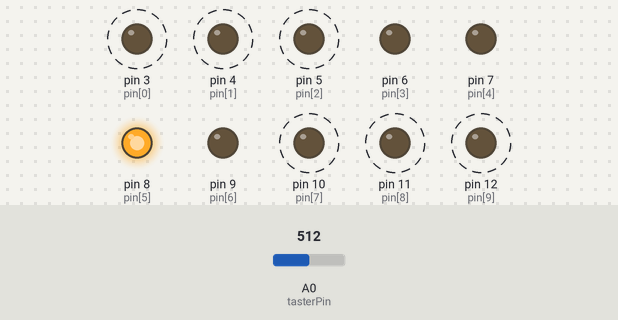
Bench run of a sketch on a simulated Arduino Uno, built with avr-gcc and run on an emulated ATmega328P. Parts: output pins drawn as LEDs (lit = HIGH). Dashed ring = blinking. The test bench sets the inputs (shaded band); at power-on: A0 (tasterPin) = 512. Random numbers use the default seed unless the sketch sets one.

Above: at 0.78 s.
1.3 s: A0 (tasterPin) set to 482
At 4.0 s:
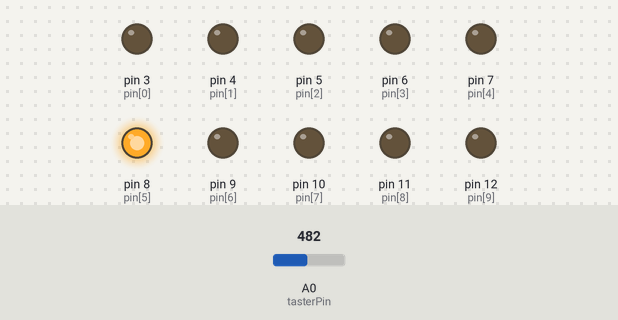
4.8 s: A0 (tasterPin) set to 511
At 4.95 s:
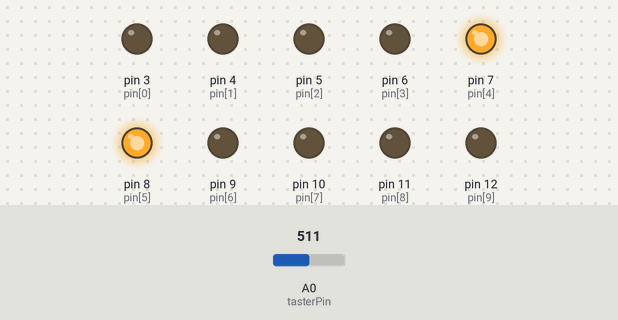
Timing chart, 0 to 14.3 s (numbered marks = the images above; inputs shaded):
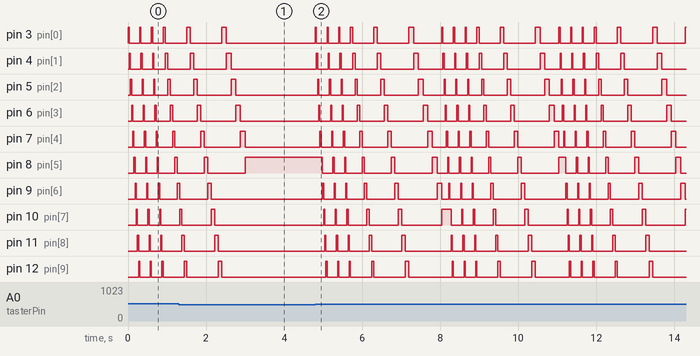

Measured:
- the behaviour switches between 501 and 500 on A0 (tasterPin) (found by bisection; images 0 and 1)

The sketch:

roulette_test.ino
```cpp
#define zeit 30                                                            // Blinkgeschwindigkeit
#define stopp 10
#define start 500                                                          // Programm Start

int pin [] = {3,4,5,6,7,8,9,10,11,12};                                     // LED Pin Ausgänge
int tasterPin = 0, tasterWert = 0;                                         // Taster Pin
int letzteZahl = 1;

void setup () {
  randomSeed(analogRead(0));
  for(int i = 0; i <10; i++)
    pinMode(pin[i], OUTPUT);}
void loop(){
  if(analogRead(tasterPin) > start)                                         // Taster auslesen
    gameStart(random(1,stopp));}
void gameStart(int zahl){                                                 // roulette Start
  digitalWrite(letzteZahl + 1,LOW);
  letzteZahl = zahl;
  int k = 1;
  for(int i = 0; i < 6; i++){
    if(i > 2) k++;
      for(int j = 0; j < 10; j++){
        digitalWrite(pin[j], HIGH);
        if((i == 5)&&(j + 1 == zahl)) break;
        delay(zeit * k);
        digitalWrite(pin[j], LOW);
}}}                                                                            // Ende und Neustart
```
